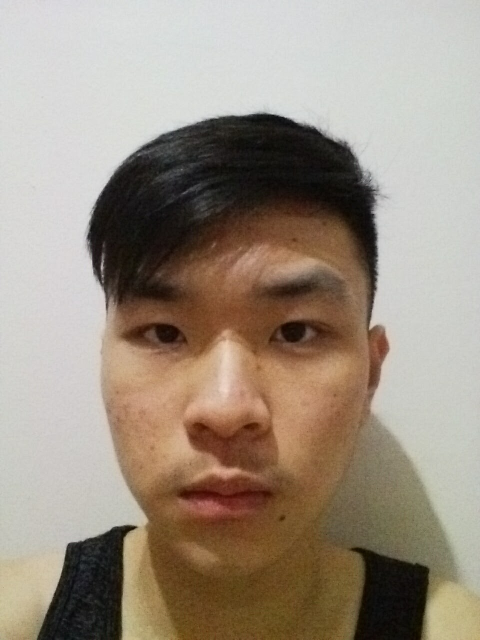
#> input picture Datasets/Nelson/IMG_20161115_202015.jpg, 960 x 1280 px (shown at 1/2 size)
$ python crop.py   (older library calls are emulated)
#> lines starting #> are read from the running program, lines starting #| are printed output that depends on the picture
#> further down, image is the input picture: PIL image 960x1280 RGB; mean R, G, B 157, 144.3, 130
#!/usr/bin/env python
# Software License Agreement (BSD License)
#
# Copyright (c) 2012, Philipp Wagner
# All rights reserved.
#
# Redistribution and use in source and binary forms, with or without
# modification, are permitted provided that the following conditions
# are met:
#
#  * Redistributions of source code must retain the above copyright
#    notice, this list of conditions and the following disclaimer.
#  * Redistributions in binary form must reproduce the above
#    copyright notice, this list of conditions and the following
#    disclaimer in the documentation and/or other materials provided
#    with the distribution.
#  * Neither the name of the author nor the names of its
#    contributors may be used to endorse or promote products derived
#    from this software without specific prior written permission.
#
# THIS SOFTWARE IS PROVIDED BY THE COPYRIGHT HOLDERS AND CONTRIBUTORS
# "AS IS" AND ANY EXPRESS OR IMPLIED WARRANTIES, INCLUDING, BUT NOT
# LIMITED TO, THE IMPLIED WARRANTIES OF MERCHANTABILITY AND FITNESS
# FOR A PARTICULAR PURPOSE ARE DISCLAIMED. IN NO EVENT SHALL THE
# COPYRIGHT OWNER OR CONTRIBUTORS BE LIABLE FOR ANY DIRECT, INDIRECT,
# INCIDENTAL, SPECIAL, EXEMPLARY, OR CONSEQUENTIAL DAMAGES (INCLUDING,
# BUT NOT LIMITED TO, PROCUREMENT OF SUBSTITUTE GOODS OR SERVICES;
# LOSS OF USE, DATA, OR PROFITS; OR BUSINESS INTERRUPTION) HOWEVER
# CAUSED AND ON ANY THEORY OF LIABILITY, WHETHER IN CONTRACT, STRICT
# LIABILITY, OR TORT (INCLUDING NEGLIGENCE OR OTHERWISE) ARISING IN
# ANY WAY OUT OF THE USE OF THIS SOFTWARE, EVEN IF ADVISED OF THE
# POSSIBILITY OF SUCH DAMAGE.


from PIL import Image
import sys, math, os

def Distance(p1,p2):
  dx = p2[0] - p1[0]
  dy = p2[1] - p1[1]
  return math.sqrt(dx*dx+dy*dy)

def ScaleRotateTranslate(image, angle, center = None, new_center = None, scale = None, resample=Image.BICUBIC):
#> called with angle = 0.0314, center = (328, 669), resample = 3
  if (scale is None) and (center is None):
    return image.rotate(angle=angle, resample=resample)
  nx,ny = x,y = center
  sx=sy=1.0
  if new_center:
    (nx,ny) = new_center
  if scale:
    (sx,sy) = (scale, scale)
  cosine = math.cos(angle)
  sine = math.sin(angle)
  a = cosine/sx
  b = sine/sx
  c = x-nx*a-ny*b
  d = -sine/sy
  e = cosine/sy
  f = y-nx*d-ny*e
  return image.transform(image.size, Image.AFFINE, (a,b,c,d,e,f), resample=resample)
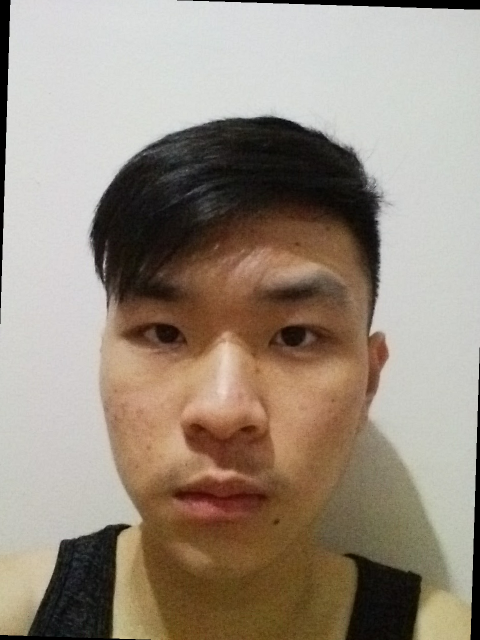
#> returned value: PIL image 960x1280 RGB (shown at 1/2 size); mean R, G, B 153.6, 141, 127

def CropFace(image, eye_left=(328,669), eye_right=(583,661), offset_pct=(0.2,0.2), dest_sz = (100,100)):
  # calculate offsets in original image
  offset_h = math.floor(float(offset_pct[0])*dest_sz[0])
  offset_v = math.floor(float(offset_pct[1])*dest_sz[1])
  # get the direction
  eye_direction = (eye_right[0] - eye_left[0], eye_right[1] - eye_left[1])
  # calc rotation angle in radians
  rotation = -math.atan2(float(eye_direction[1]),float(eye_direction[0]))
  # distance between them
  dist = Distance(eye_left, eye_right)
  # calculate the reference eye-width
  reference = dest_sz[0] - 2.0*offset_h
  # scale factor
  scale = float(dist)/float(reference)
  # rotate original around the left eye
  image = ScaleRotateTranslate(image, center=eye_left, angle=rotation)
  # crop the rotated image
  crop_xy = (eye_left[0] - scale*offset_h, eye_left[1] - scale*offset_v)
  crop_size = (dest_sz[0]*scale, dest_sz[1]*scale)
  image = image.crop((int(crop_xy[0]), int(crop_xy[1]), int(crop_xy[0]+crop_size[0]), int(crop_xy[1]+crop_size[1])))
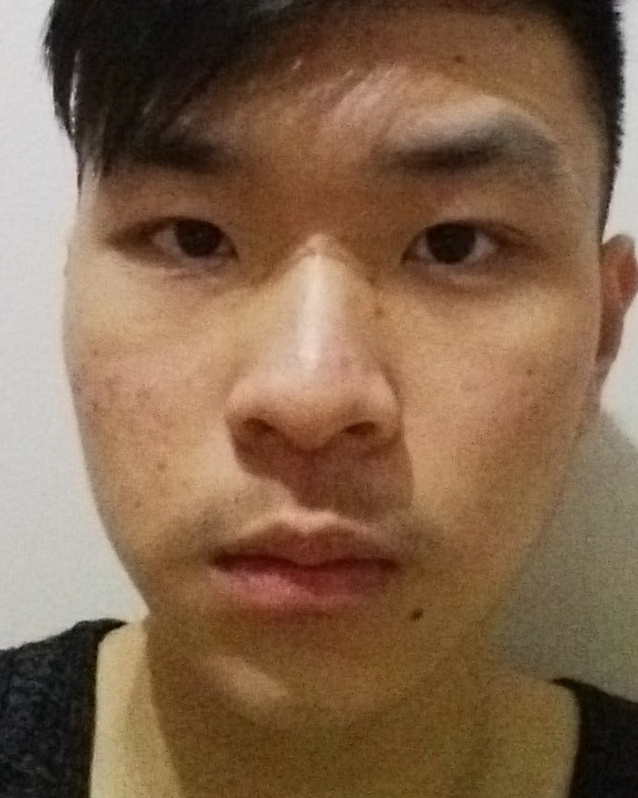
#> image: PIL image 638x798 RGB; mean R, G, B 130.4, 101.5, 76.7
  # resize it
  image = image.resize(dest_sz, Image.ANTIALIAS)
#> image: PIL image 800x1000 RGB
  return image

if __name__ == "__main__":
  image =  Image.open("IMG_20161115_202015.jpg")
  CropFace(image, eye_left=(328,669), eye_right=(583,661), offset_pct=(0.3,0.3), dest_sz=(800,1000)).save("arnie_10_10_200_200.jpg")

$ run again, with Datasets/Nelson/IMG_20161115_202022.jpg copied over Datasets/Nelson/IMG_20161115_202015.jpg
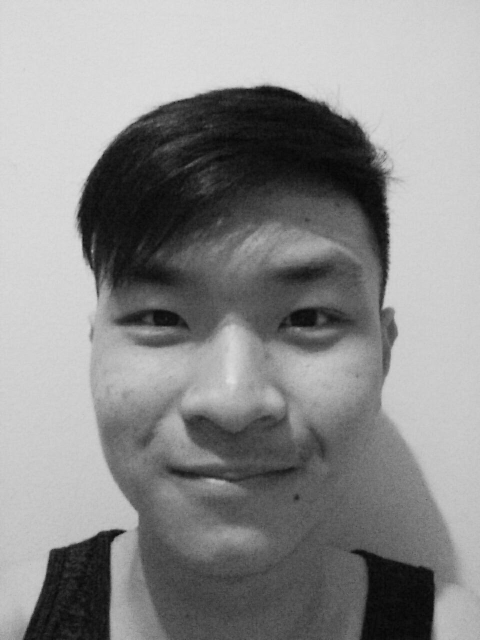
#> input picture Datasets/Nelson/IMG_20161115_202022.jpg, 960 x 1280 px (shown at 1/2 size)
#> image is the input picture: PIL image 960x1280 L; min 4, max 224, mean 140.1
#> in ScaleRotateTranslate, `return image.transform(image.size, Image.AFFINE, (a,b,c,d,e,f), resamp..`:
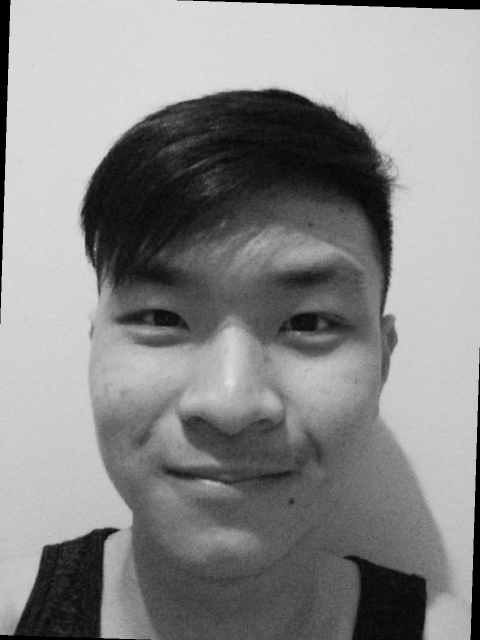
#> returned value: PIL image 960x1280 L (shown at 1/2 size); min 0, max 224, mean 136.8
#> in CropFace, `image = image.crop((int(crop_xy[0]), int(crop_xy[1]), int(crop_xy[0]+c..`:
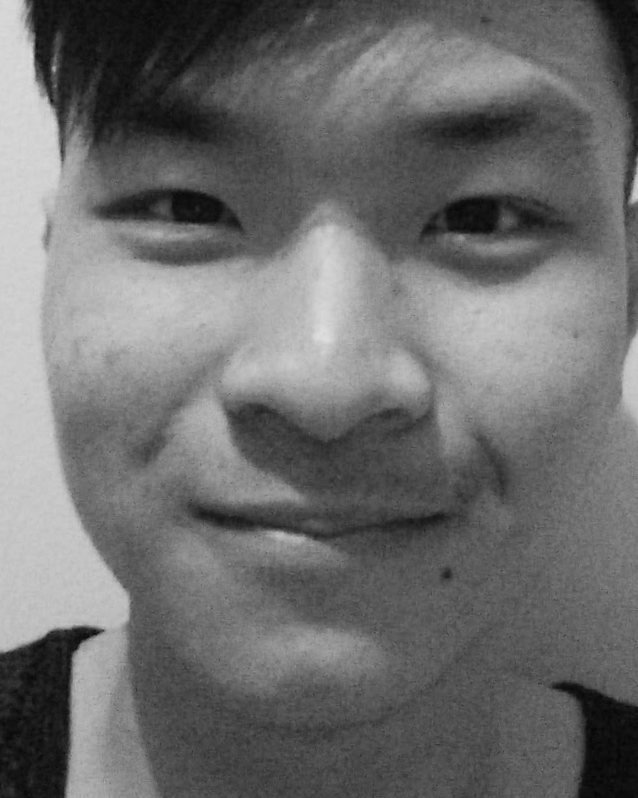
#> image: PIL image 638x798 L; min 4, max 224, mean 109.2
